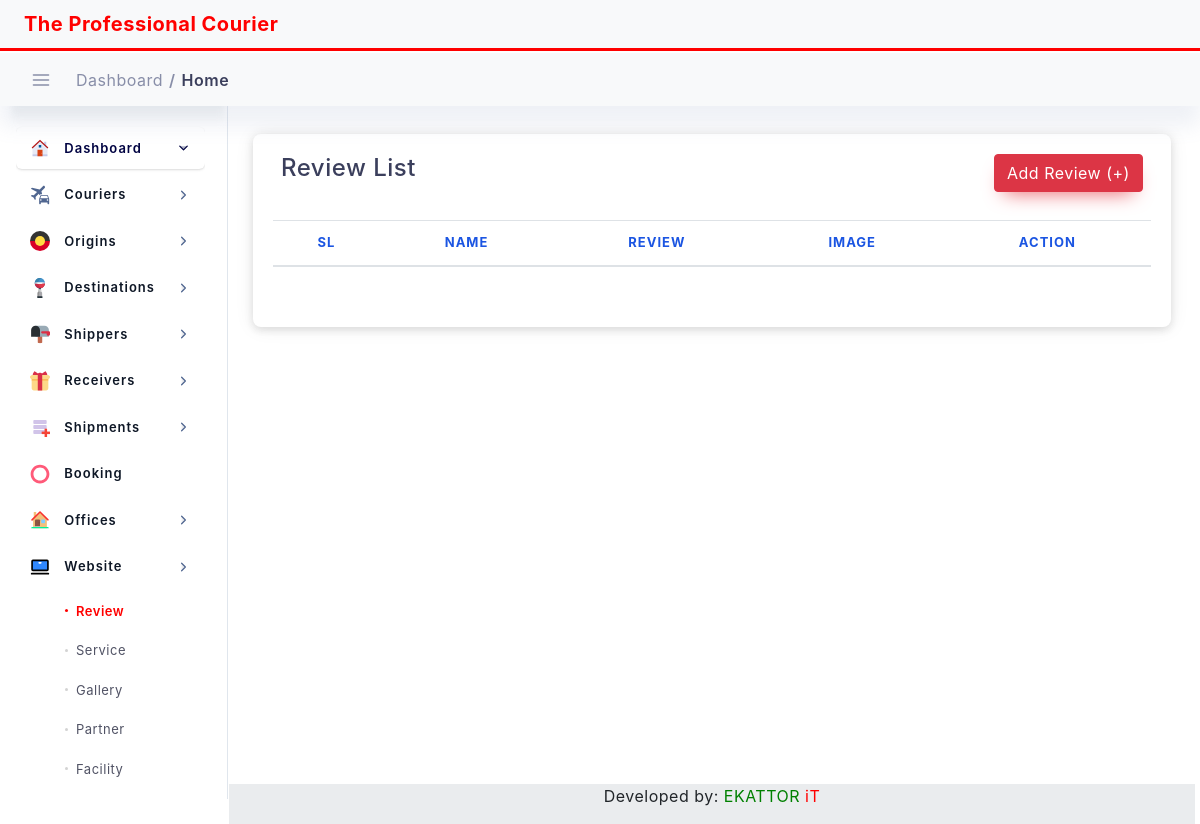
The page /review_list on the database as committed earlier.
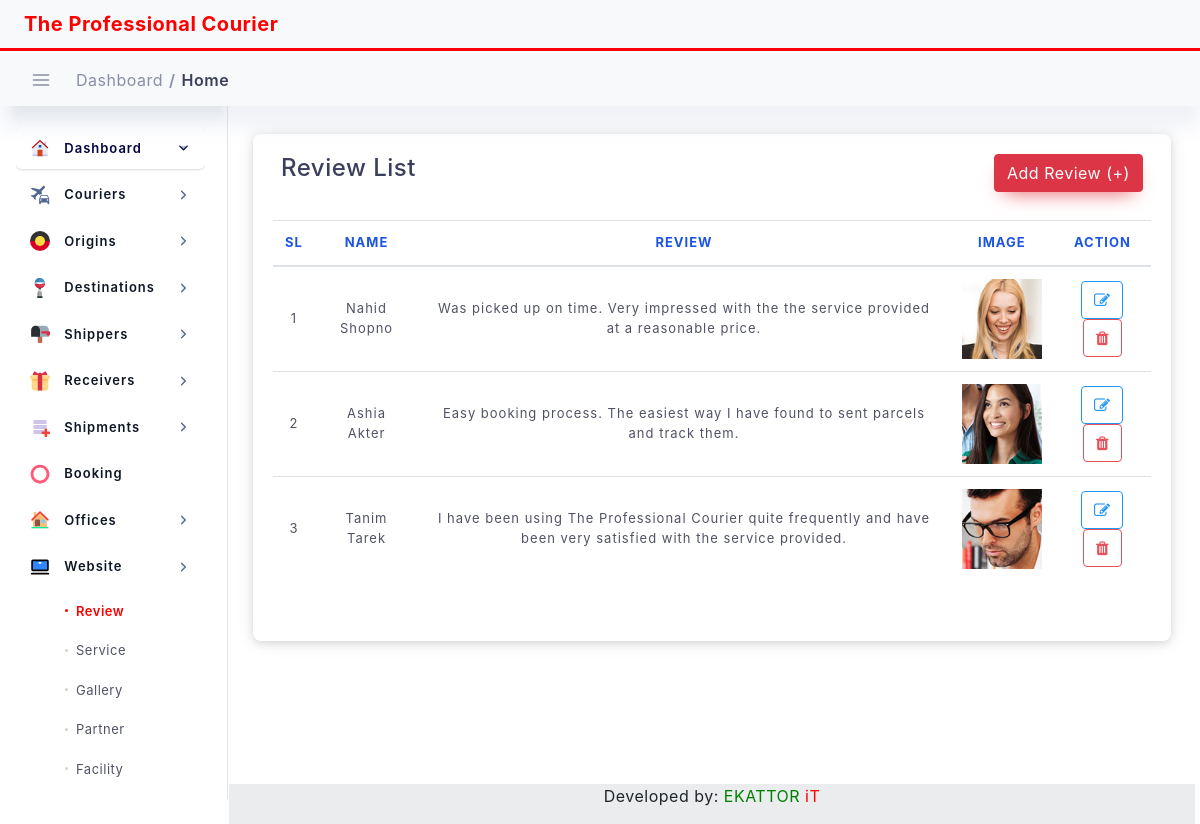
The same page on the database as committed later.
### webApp/models.py (models this page shows, shortened)
class Review(models.Model):
    name = models.CharField(max_length=100)
    review = models.CharField(max_length=500)
    image = models.ImageField(upload_to='client')

### webApp/views.py (the view)
# urls.py: path('review_list', views.ReviewList.as_view(), name="review-list"),
class ReviewList(ListView):
    model = Review
    template_name = 'web_data/review_list.html'
    context_object_name = 'review'
    def get_context_data(self, **kwargs):
        context = super().get_context_data(**kwargs)
        context["title"] = "Review List"
        context["nav_bar"] = "review"
        context['review'] = self.model.objects.all().order_by('-id')
        return context

### templates/web_data/review_list.html (shortened to what this page needs)
{% extends "base.html" %}
{% load static %}
{% block content %}
<div class="col-lg-12 p-4">
    <div class="statbox widget box box-shadow">
        <div class="widget-header">
            <div class="row">
                <div class="mb-1 col-lg-8">
                    <h4>Review List</h4>
                </div>
                <div class="mb-1 col-lg-4">
                    <a href="{% url 'new-review' %}" class="btn btn-danger float-right">Add Review (+)</a>
                </div>
            </div>
        </div>
        <br>
        <div class="scrollme">
            <table id="dataTable" class="table table-hover">
                <thead>
                <tr>
                    <th style="text-align:center">SL</th>
                    <th style="text-align:center">Name</th>
                    <th style="text-align:center">Review</th>
                    <th style="text-align:center">Image</th>
                    <th style="text-align:center">Action</th>
                </tr>
                </thead>
                <tbody>
                {% for item in review %}
                <tr>
                    <td style="text-align:center">{{forloop.counter}}</td>
                    <td style="text-align:center">{{item.name}}</td>
                    <td style="text-align:center">{{item.review}}</td>
                    <td style="text-align:center"><img src="{{ item.image.url }}" alt=""  height="80" /></td>
                    <td style="text-align:center">
                       <a href="{% url 'update-review' item.id %}">
                            <button class="btn btn-outline-info"><i class="fa fa-edit"> </i></button>
                       </a>
                        <button class="btn btn-outline-danger" data-toggle="modal"
                                            data-target="#deletemodal{{item.id}}">
                                        <i class="fa fa-trash"></i>
                        </button>
                    </td>
                </tr>
                {% endfor %}
                </tbody>
            </table>
            <div class="d-flex justify-content-center">
            </div>
        </div>
    </div>
</div>
{% endblock content %}

Rows that differ between the two databases and show on the page:
added Review: name "Nahid Shopno", review "Was picked up on time. Very impressed with the the service provided at a reasonable price.", image (picture)
added Review: name "Ashia Akter", review "Easy booking process. The easiest way I have found to sent parcels and track them.", image (picture)
added Review: name "Tanim Tarek", review "I have been using The Professional Courier quite frequently and have been very satisfied with the service provided.", image (picture)
